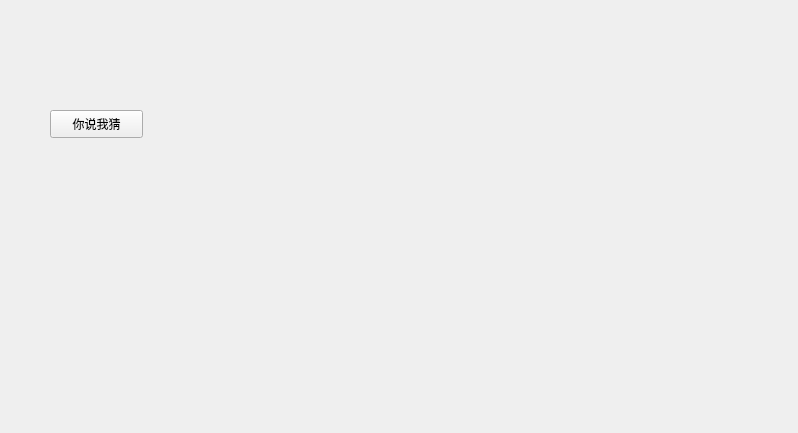
<?xml version="1.0" encoding="UTF-8"?>
<ui version="4.0">
 <class>Form</class>
 <widget class="QWidget" name="Form">
  <property name="geometry">
   <rect>
    <x>0</x>
    <y>0</y>
    <width>798</width>
    <height>433</height>
   </rect>
  </property>
  <property name="windowTitle">
   <string>MainWindow</string>
  </property>
  <widget class="QPushButton" name="pushButton">
   <property name="geometry">
    <rect>
     <x>50</x>
     <y>110</y>
     <width>93</width>
     <height>28</height>
    </rect>
   </property>
   <property name="text">
    <string>你说我猜</string>
   </property>
  </widget>
 </widget>
 <resources/>
 <connections>
  <connection>
   <sender>pushButton</sender>
   <signal>clicked()</signal>
   <receiver>Form</receiver>
   <slot>Guess_Clicked()</slot>
   <hints>
    <hint type="sourcelabel">
     <x>128</x>
     <y>129</y>
    </hint>
    <hint type="destinationlabel">
     <x>32</x>
     <y>88</y>
    </hint>
   </hints>
  </connection>
 </connections>
 <slots>
  <slot>Guess_Clicked()</slot>
 </slots>
</ui>
